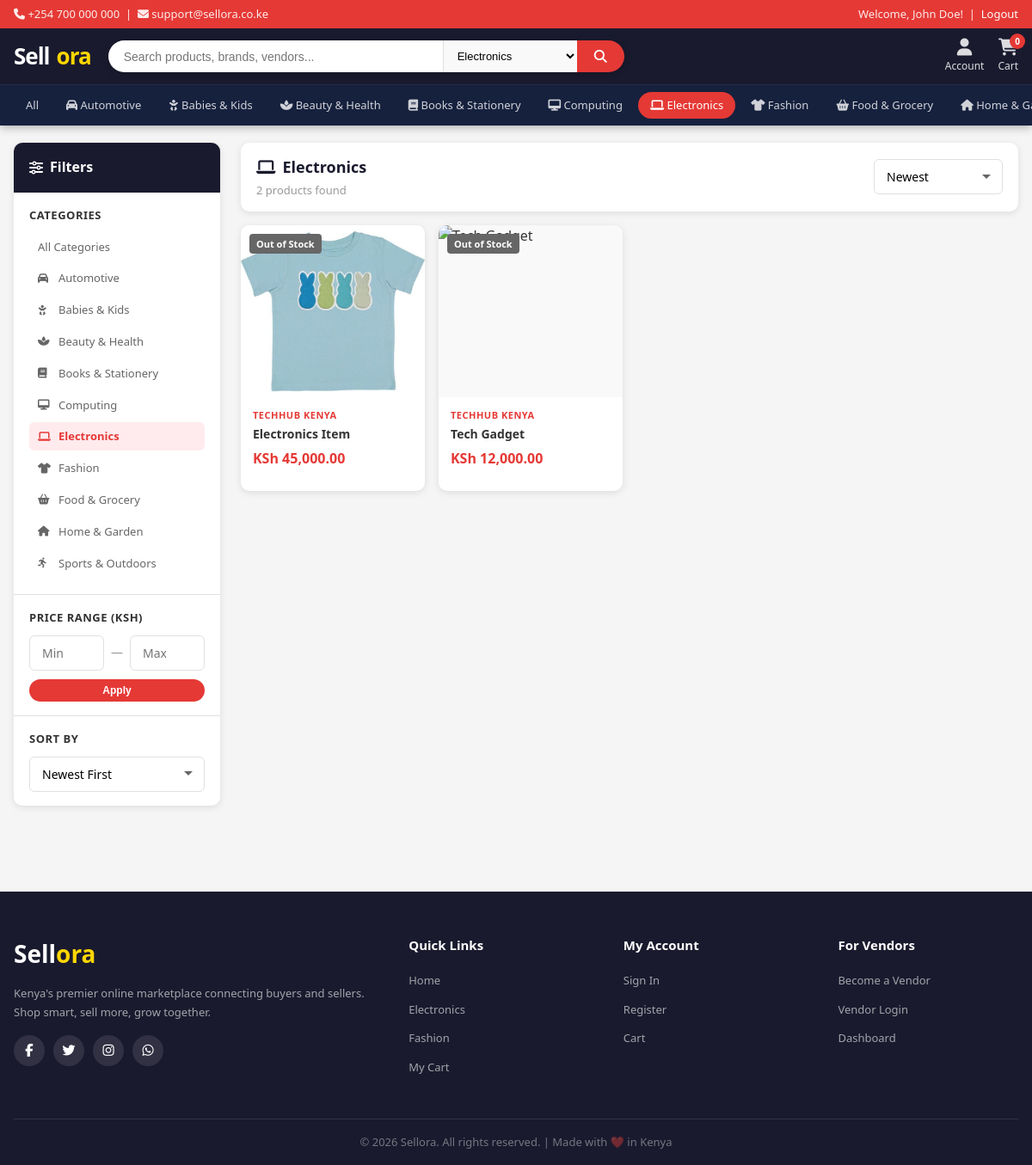
The app's page /client/home.php?category=electronics (signed in) with its own data.
### tables this page shows
CREATE TABLE categories (
    id INT AUTO_INCREMENT PRIMARY KEY,
    name VARCHAR(100) NOT NULL,
    slug VARCHAR(100) NOT NULL UNIQUE,
    icon VARCHAR(100),
    image VARCHAR(255),
    description TEXT,
    is_active TINYINT(1) DEFAULT 1,
    created_at TIMESTAMP DEFAULT CURRENT_TIMESTAMP
);

CREATE TABLE products (
    id INT AUTO_INCREMENT PRIMARY KEY,
    vendor_id INT NOT NULL,
    category_id INT NOT NULL,
    name VARCHAR(255) NOT NULL,
    slug VARCHAR(255) NOT NULL,
    description TEXT,
    price DECIMAL(10, 2) NOT NULL,
    discount_price DECIMAL(10, 2) DEFAULT NULL,
    stock INT DEFAULT 0,
    main_image VARCHAR(255) NOT NULL,
    images TEXT COMMENT 'JSON array of additional images',
    brand VARCHAR(100),
    sku VARCHAR(100),
    is_active TINYINT(1) DEFAULT 1,
    is_featured TINYINT(1) DEFAULT 0,
    views INT DEFAULT 0,
    created_at TIMESTAMP DEFAULT CURRENT_TIMESTAMP,
    updated_at TIMESTAMP DEFAULT CURRENT_TIMESTAMP ON UPDATE CURRENT_TIMESTAMP,
    FOREIGN KEY (vendor_id) REFERENCES vendors(id) ON DELETE CASCADE,
    FOREIGN KEY (category_id) REFERENCES categories(id) ON DELETE CASCADE
);

CREATE TABLE IF NOT EXISTS vendors (
    id INT AUTO_INCREMENT PRIMARY KEY,
    company_name VARCHAR(200) NOT NULL,
    email VARCHAR(150) NOT NULL UNIQUE,
    password VARCHAR(255) NOT NULL,
    phone VARCHAR(20),
    description TEXT,
    logo VARCHAR(255) DEFAULT 'default_vendor.png',
    address TEXT,
    is_active TINYINT(1) DEFAULT 1,
    is_verified TINYINT(1) DEFAULT 0,
    created_at TIMESTAMP DEFAULT CURRENT_TIMESTAMP,
    updated_at TIMESTAMP DEFAULT CURRENT_TIMESTAMP ON UPDATE CURRENT_TIMESTAMP
);

### config/config.php (called while the page is built, shortened)
<?php
function formatPrice($price) {
    return 'KSh ' . number_format($price, 2);
}
function sanitize($input) {
    return htmlspecialchars(strip_tags(trim($input)));
}
function isLoggedIn() {
    return isset($_SESSION['user_id']);
}
function getCartCount($conn) {
    if (isLoggedIn()) {
        $user_id = $_SESSION['user_id'];
        $stmt = $conn->prepare("SELECT SUM(quantity) as total FROM cart WHERE user_id = ?");
        $stmt->bind_param("i", $user_id);
    } else {
        $session_id = session_id();
        $stmt = $conn->prepare("SELECT SUM(quantity) as total FROM cart WHERE session_id = ?");
        $stmt->bind_param("s", $session_id);
    }
    $stmt->execute();
    $result = $stmt->get_result()->fetch_assoc();
    return $result['total'] ?? 0;
}
function getCategories($conn) {
    $result = $conn->query("SELECT * FROM categories WHERE is_active = 1 ORDER BY name ASC");
    return $result->fetch_all(MYSQLI_ASSOC);
}
?>

### client/home.php (the view, shortened to what this page needs)
<?php
require_once __DIR__ . '/../config/config.php';
$conn = getDBConnection();
$category = sanitize($_GET['category'] ?? '');
$search_query = sanitize($_GET['q'] ?? '');
$sort = sanitize($_GET['sort'] ?? 'newest');
$min_price = (float)($_GET['min_price'] ?? 0);
$max_price = (float)($_GET['max_price'] ?? 0);
$page = max(1, (int)($_GET['page'] ?? 1));
$per_page = 20;
$offset = ($page - 1) * $per_page;
$where = "WHERE p.is_active = 1";
$params = [];
$types = "";
if (!empty($category)) {
    $where .= " AND c.slug = ?";
    $params[] = $category;
    $types .= "s";
}
$order = match($sort) {
    'price_asc' => 'p.price ASC',
    'price_desc' => 'p.price DESC',
    'popular' => 'p.views DESC',
    default => 'p.created_at DESC'
};
$count_sql = "SELECT COUNT(*) as total FROM products p LEFT JOIN categories c ON p.category_id = c.id LEFT JOIN vendors v ON p.vendor_id = v.id $where";
$stmt = $conn->prepare($count_sql);
if (!empty($params)) $stmt->bind_param($types, ...$params);
$stmt->execute();
$total_products = $stmt->get_result()->fetch_assoc()['total'];
$sql = "SELECT p.id, p.name, p.price, p.discount_price, p.main_image, p.stock, p.views,
               c.name as category_name, c.slug as category_slug, v.company_name
        FROM products p
        LEFT JOIN categories c ON p.category_id = c.id
        LEFT JOIN vendors v ON p.vendor_id = v.id
        $where ORDER BY $order LIMIT ? OFFSET ?";
$params[] = $per_page;
$params[] = $offset;
$types .= "ii";
$stmt = $conn->prepare($sql);
if (!empty($params)) $stmt->bind_param($types, ...$params);
$stmt->execute();
$products = $stmt->get_result()->fetch_all(MYSQLI_ASSOC);
$categories = getCategories($conn);
$active_category = null;
if (!empty($category)) {
    $stmt = $conn->prepare("SELECT * FROM categories WHERE slug = ?");
    $stmt->bind_param("s", $category);
    $stmt->execute();
    $active_category = $stmt->get_result()->fetch_assoc();
}
?>
<!DOCTYPE html>
<html lang="en">
<head>
    <link rel="stylesheet" href="css/style.css">
    <link rel="stylesheet" href="css/home.css">
    <link rel="stylesheet" href="https://cdnjs.cloudflare.com/ajax/libs/font-awesome/6.5.0/css/all.min.css">
</head>
<body>
<?php include '../includes/navbar.php'; ?>
<main class="main-content">
<div class="container">
    <div class="products-layout">
        <aside class="filter-sidebar">
            <div class="filter-card">
                <h3 class="filter-title"><i class="fas fa-sliders-h"></i> Filters</h3>
                <div class="filter-section">
                    <h4>Categories</h4>
                    <ul class="filter-list">
                        <li>
                            <a href="home.php<?= !empty($search_query) ? '?q=' . urlencode($search_query) : '' ?>" class="<?= empty($category) ? 'active' : '' ?>">
                                All Categories
                            </a>
                        </li>
                        <?php foreach ($categories as $cat): ?>
                        <li>
                            <a href="home.php?category=<?= $cat['slug'] ?><?= !empty($search_query) ? '&q=' . urlencode($search_query) : '' ?>"
                               class="<?= $category === $cat['slug'] ? 'active' : '' ?>">
                                <i class="<?= $cat['icon'] ?>"></i> <?= htmlspecialchars($cat['name']) ?>
                            </a>
                        </li>
                        <?php endforeach; ?>
                    </ul>
                </div>
                <div class="filter-section">
                    <h4>Price Range (KSh)</h4>
                    <div class="price-range">
                        <input type="number" id="minPrice" placeholder="Min" value="<?= $min_price > 0 ? $min_price : '' ?>" class="form-control">
                        <span>—</span>
                        <input type="number" id="maxPrice" placeholder="Max" value="<?= $max_price > 0 ? $max_price : '' ?>" class="form-control">
                    </div>
                    <button class="btn btn-primary btn-sm btn-block" onclick="applyPriceFilter()" style="margin-top:10px;">Apply</button>
                </div>
                <div class="filter-section">
                    <h4>Sort By</h4>
                    <select class="form-control form-select" onchange="applySortFilter(this.value)">
                        <option value="newest" <?= $sort === 'newest' ? 'selected' : '' ?>>Newest First</option>
                    </select>
                </div>
            </div>
        </aside>
        <div class="products-main">
            <div class="results-header">
                <div class="results-info">
                    <?php if (!empty($search_query)): ?>
                        <h2>Results for "<strong><?= htmlspecialchars($search_query) ?></strong>"</h2>
                    <?php elseif ($active_category): ?>
                        <h2><i class="<?= $active_category['icon'] ?>"></i> <?= htmlspecialchars($active_category['name']) ?></h2>
                    <?php else: ?>
                        <h2>All Products</h2>
                    <?php endif; ?>
                    <span><?= number_format($total_products) ?> products found</span>
                </div>
                <div class="results-sort-mobile">
                    <select class="form-control form-select" onchange="applySortFilter(this.value)">
                        <option value="newest" <?= $sort === 'newest' ? 'selected' : '' ?>>Newest</option>
                    </select>
                </div>
            </div>
            <?php if (empty($products)): ?>
                <div class="empty-state">
                    <i class="fas fa-search"></i>
                    <h3>No products found</h3>
                    <p>Try adjusting your search or filters</p>
                    <a href="home.php" class="btn btn-primary" style="margin-top:16px;">Browse All Products</a>
                </div>
            <?php else: ?>
                <div class="products-grid">
                    <?php foreach ($products as $product): ?>
                    <?php
                        $effective_price = $product['discount_price'] ?? $product['price'];
                    ?>
                    <div class="product-card" onclick="window.location='product.php?id=<?= $product['id'] ?>'">
                        <div class="product-card-img">
                           <img src="<?php echo UPLOAD_URL . $product['main_image']; ?>"
                                alt="<?php echo htmlspecialchars($product['name']); ?>"
                                class="product-img">
                            <?php if ($product['stock'] <= 0): ?>
                                <span class="product-badge" style="background:#666;">Out of Stock</span>
                            <?php endif; ?>
                        </div>
                        <div class="product-card-body">
                            <div class="product-vendor"><?= htmlspecialchars($product['company_name']) ?></div>
                            <div class="product-name"><?= htmlspecialchars($product['name']) ?></div>
                            <div class="product-price">
                                <span class="price-current"><?= formatPrice($effective_price) ?></span>
                            </div>
                        </div>
                    </div>
                    <?php endforeach; ?>
                </div>
            <?php endif; ?>
        </div>
    </div>
</div>
</main>
<?php include '../includes/footer.php'; ?>
</body>
</html>

### includes/navbar.php (shortened to what this page needs)
<?php
$conn = getDBConnection();
$categories = getCategories($conn);
$cart_count = getCartCount($conn);
$current_category = $_GET['category'] ?? '';
?>
<nav class="navbar">
  <div class="navbar-top">
    <div class="container">
      <span><i class="fas fa-phone"></i> +254 700 000 000 &nbsp;|&nbsp; <i class="fas fa-envelope"></i> support@sellora.co.ke</span>
      <span>
        <?php if (isLoggedIn()): ?>
          Welcome, <?= htmlspecialchars($_SESSION['user_name']) ?>! &nbsp;|&nbsp;
          <a href="../api/user_auth.php?action=logout" style="color:#fff;">Logout</a>
        <?php else: ?>
          <a href="login.php" style="color:#fff;">Sign In</a> &nbsp;|&nbsp;
          <a href="register.php" style="color:#fff;">Register</a>
        <?php endif; ?>
      </span>
    </div>
  </div>
  <div class="navbar-main">
    <div class="container">
      <a href="../index.php" class="navbar-brand">Sell<span>ora</span></a>
      <div class="navbar-search">
        <input type="text" id="searchInput" placeholder="Search products, brands, vendors..." value="<?= htmlspecialchars($_GET['q'] ?? '') ?>">
        <select id="searchCategory">
          <?php foreach ($categories as $cat): ?>
          <option value="<?= $cat['slug'] ?>" <?= $current_category === $cat['slug'] ? 'selected' : '' ?>>
            <?= htmlspecialchars($cat['name']) ?>
          </option>
          <?php endforeach; ?>
        </select>
        <button onclick="performSearch()"><i class="fas fa-search"></i></button>
      </div>
      <div class="navbar-actions">
        <?php if (isLoggedIn()): ?>
        <a href="account.php" class="nav-action-btn">
          <i class="fas fa-user"></i>
          <span>Account</span>
        </a>
        <?php endif; ?>
        <a href="cart.php" class="nav-action-btn">
          <i class="fas fa-shopping-cart"></i>
          <span>Cart</span>
          <span class="cart-badge" id="cartBadge"><?= $cart_count ?></span>
        </a>
      </div>
    </div>
  </div>
  <div class="navbar-bottom">
    <div class="container">
      <a href="home.php" class="nav-cat-link <?= empty($current_category) ? 'active' : '' ?>">All</a>
      <?php foreach ($categories as $cat): ?>
      <a href="home.php?category=<?= $cat['slug'] ?>" class="nav-cat-link <?= $current_category === $cat['slug'] ? 'active' : '' ?>">
        <i class="<?= $cat['icon'] ?>"></i> <?= htmlspecialchars($cat['name']) ?>
      </a>
      <?php endforeach; ?>
    </div>
  </div>
</nav>

### client/css/home.css (style rules this page uses)
.main-content { padding: 20px 0 40px; }
.products-layout { display: grid; grid-template-columns: 240px 1fr; gap: 24px; align-items: start; }
.filter-sidebar { position: sticky; top: 130px; }
.filter-card { background: #fff; border-radius: var(--radius); box-shadow: var(--shadow); overflow: hidden; }
.filter-title { font-size: 16px; font-weight: 700; padding: 16px 18px; background: var(--dark); color: #fff; display: flex; align-items: center; gap: 8px; }
.filter-section { padding: 16px 18px; border-bottom: 1px solid var(--border); }
.filter-section:last-child { border-bottom: none; }
.filter-section h4 { font-size: 13px; font-weight: 700; color: var(--text); margin-bottom: 10px; text-transform: uppercase; letter-spacing: 0.5px; }
.filter-list li { margin-bottom: 4px; }
.filter-list a { display: flex; align-items: center; gap: 8px; padding: 6px 10px; border-radius: 6px; font-size: 13px; color: var(--text-light); transition: var(--transition); }
.filter-list a:hover, .filter-list a.active { background: #ffebee; color: var(--primary); font-weight: 600; }
.filter-list a i { font-size: 12px; width: 16px; }
.price-range { display: flex; align-items: center; gap: 8px; }
.price-range input { flex: 1; }
.price-range span { color: var(--text-muted); font-size: 14px; }
.results-header { display: flex; align-items: center; justify-content: space-between; margin-bottom: 16px; background: #fff; padding: 14px 18px; border-radius: var(--radius); box-shadow: var(--shadow); }
.results-info h2 { font-size: 18px; font-weight: 700; color: var(--dark); display: flex; align-items: center; gap: 8px; }
.results-info span { font-size: 13px; color: var(--text-muted); margin-top: 2px; display: block; }
.results-sort-mobile select { width: 150px; }

### records on screen
categories: name "Automotive"
categories: name "Babies & Kids"
categories: name "Beauty & Health"
categories: name "Books & Stationery"
categories: name "Computing"
categories: name "Electronics"
categories: name "Fashion"
categories: name "Food & Grocery"
categories: name "Home &…", name "Home & Garden"
categories: name "Sports & Outdoors"
products: main_image (picture), stock "Out of Stock", vendor.company_name "TECHHUB KENYA", name "Electronics Item", formatPrice($effective_price) "KSh 45,000.00"
products: stock "Out of Stock", vendor.company_name "TECHHUB KENYA", name "Tech Gadget", formatPrice($effective_price) "KSh 12,000.00"

### other values on screen
$_SESSION['user_name'] "John Doe"
$cart_count "0"
$total_products "2"
form field value "Electronics"
